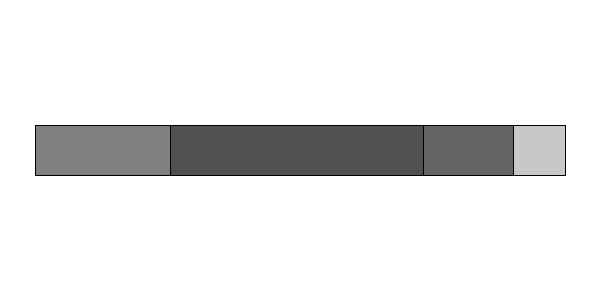
Frame 1 (no input)
Frame 60 (the mouse pressed at the canvas centre just before this capture): identical to frame 1, image omitted
Frame 120 (the mouse held since frame 60 and released just before this capture): identical to frame 1, image omitted

The Processing sketch that drew this single still picture (run headless with seeded random() and noise(); from frame 60 on, the mouse is pressed at the canvas centre):

// Processing sketch: Sample4
// ── Sample4.pde
void setup() {
    size(600, 300);
}
void draw() {
  background(255);
  float[] data = {135,253,90,52};
  float[] iro = {128,80,100,200};
  float x = 35;
  for (int i=0; i<4; i++) {
    fill(iro[i]);
    rect(x, height/2-25, data[i], 50);
    x += data[i];
  }
}
